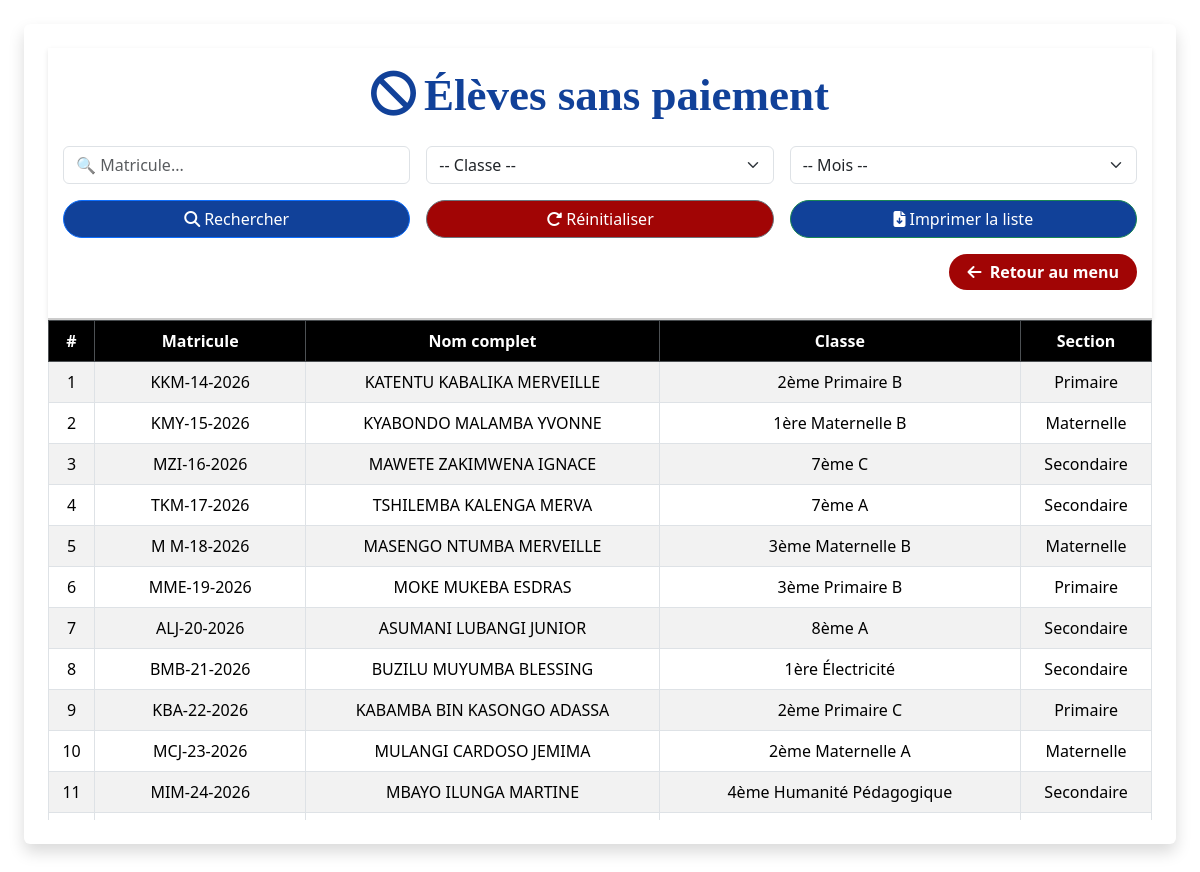
The app's page /eleves_sans_paiement (signed in) with its own data.
### tables this page shows
CREATE TABLE eleves (id INTEGER PRIMARY KEY AUTOINCREMENT, matricule TEXT, nom TEXT NOT NULL, postnom TEXT NOT NULL, prenom TEXT NOT NULL, genre TEXT NOT NULL, section TEXT NOT NULL, classe TEXT NOT NULL, annee_scolaire TEXT NOT NULL, date_inscription TEXT NOT NULL, lieu_naissance TEXT, date_naissance TEXT, ecole_provenance TEXT, classe_precedente TEXT, responsable TEXT NOT NULL, telephone_responsable TEXT NOT NULL, fonction_responsable TEXT, statut_eleve TEXT, frais_inscription TEXT NOT NULL, ram_papier TEXT, frais_bulletin TEXT, deux_savons TEXT, deux_ph TEXT, fournitures TEXT, adresse TEXT);

### app.py (the view)
@app.route('/eleves_sans_paiement', methods=['GET', 'POST'])
@login_required
def eleves_sans_paiement():
    filtre_matricule = ''
    filtre_classe = ''
    filtre_mois = ''
    mois_disponibles = [ "Septembre", "Octobre", "Novembre", "Décembre","Janvier", "Février", "Mars", "Avril"]
    conn = sqlite3.connect('ecole.db')
    conn.row_factory = sqlite3.Row
    cursor = conn.cursor()
    classes = [row['classe'] for row in cursor.execute("SELECT DISTINCT classe FROM eleves").fetchall()]
    if request.method == 'POST':
        filtre_matricule = request.form.get('filtre_matricule', '').strip()
        filtre_classe = request.form.get('filtre_classe', '')
        filtre_mois = request.form.get('filtre_mois', '')
    query = """
        SELECT e.*
        FROM eleves e
        WHERE NOT EXISTS (
            SELECT 1 FROM paiements p
            WHERE p.matricule = e.matricule AND p.mois = ?
        )
    """
    params = [filtre_mois or ""]
    if filtre_matricule:
        query += " AND e.matricule LIKE ?"
        params.append(f"%{filtre_matricule}%")
    if filtre_classe:
        query += " AND e.classe = ?"
        params.append(filtre_classe)
    resultats = cursor.execute(query, params).fetchall()
    conn.close()
    return render_template("eleves_sans_paiement.html",
                           resultats=resultats,
                           filtre_matricule=filtre_matricule,
                           filtre_classe=filtre_classe,
                           filtre_mois=filtre_mois,
                           classes=classes,
                           mois_disponibles=mois_disponibles)

### app.py (called while the page is built)
def login_required(f):
    @wraps(f)
    def decorated_function(*args, **kwargs):
        if not session.get('connecte'):
            flash("Vous devez être connecté pour accéder à cette page.", "warning")
            return redirect(url_for('connexion'))
        return f(*args, **kwargs)
    return decorated_function

### templates/eleves_sans_paiement.html (shortened to what this page needs)
<!DOCTYPE html><html lang="fr">
<head>
    <link href="https://cdn.jsdelivr.net/npm/bootstrap@5.3.2/dist/css/bootstrap.min.css" rel="stylesheet">
    <link href="https://cdnjs.cloudflare.com/ajax/libs/font-awesome/6.4.2/css/all.min.css" rel="stylesheet">
</head>
<body class="bg-light p-4" style="background-color: #fff !important;">
<div class="container bg-white p-4 rounded shadow" style="max-width:1500px;">
    <div class="sticky-form">
        <h2 class="text-center mb-4 text-primary" style="font-weight: bold; font-size: 45px; color: #114199 !important; font-family: serif;">
            <i class="fa-solid fa-ban me-2"></i>Élèves sans paiement
        </h2>
        <form method="POST" class="row g-3 mb-2">
            <div class="col-md-4">
                <input type="text" name="filtre_matricule" class="form-control" placeholder="🔍 Matricule..." value="{{ filtre_matricule }}">
            </div>
            <div class="col-md-4">
                <select name="filtre_classe" class="form-select">
                    <option value="">-- Classe --</option>
                </select>
            </div>
            <div class="col-md-4">
                <select name="filtre_mois" class="form-select">
                    <option value="">-- Mois --</option>
                </select>
            </div>
            <div class="col-md-4">
                <button type="submit" class="btn btn-primary w-100 rounded-pill" style="background-color:#114199;">
                    <i class="fa-solid fa-magnifying-glass me-1"></i>Rechercher
                </button>
            </div>
            <div class="col-md-4">
                <a href="{{ url_for('eleves_sans_paiement') }}" class="btn btn-secondary w-100 rounded-pill" style="background-color:#a10505;">
                    <i class="fa-solid fa-rotate-right me-1"></i>Réinitialiser
                </a>
            </div>
            <div class="col-md-4">
                <a href="{{ url_for('imprimer_pdf') }}?url={{
                    url_for('telecharger_sans_paiement',
                        filtre_matricule=filtre_matricule,
                        filtre_classe=filtre_classe,
                        filtre_mois=filtre_mois
                    ) | urlencode
                }}"
                class="btn btn-success w-100 rounded-pill" target="_blank" style="background-color:#114199;">
                    <i class="fa-solid fa-file-arrow-down me-1"></i>Imprimer la liste
                </a>
             </div>
             <div class="col-md-12 text-end">
                <a href="{{ url_for('gestion_minerval') }}" class="btn btn-dark rounded-pill">
                    <i class="fa-solid fa-arrow-left me-1"></i> Retour au menu
                </a>
            </div>
        </form>
    </div><div class="table-responsive" style="max-height: 500px; overflow-y: auto;">
    <table class="table table-bordered table-striped align-middle">
        <thead class="table-dark text-center">
            <tr>
                <th>#</th>
                <th>Matricule</th>
                <th>Nom complet</th>
                <th>Classe</th>
                <th>Section</th>
            </tr>
        </thead>
        <tbody>
            {% for e in resultats %}
            <tr class="text-center">
                <td>{{ loop.index }}</td>
                <td>{{ e.matricule }}</td>
                <td>{{ e.nom }} {{ e.postnom }} {{ e.prenom }}</td>
                <td>{{ e.classe }}</td>
                <td>{{ e.section }}</td>
            </tr>
            {% else %}
            <tr>
                <td colspan="5" class="text-center text-muted">Aucun élève trouvé.</td>
            </tr>
            {% endfor %}
        </tbody>
    </table>
</div>
</div>
</body>
</html>

### templates/eleves_sans_paiement.html (style rules this page uses)
.table thead th { position: sticky; top: 0; background-color: black; color: white; z-index: 10; }
.sticky-form { position: sticky; top: 0; background-color: white; z-index: 1000; padding: 20px 15px; border-bottom: 2px solid #ccc; box-shadow: 0 2px 5px rgba(0,0,0,0.1); }
.btn-dark { background-color: #a10505; color: white; font-weight: bold; border-radius: 5px; padding: 6px 18px; border: none; text-decoration: none; }

### records on screen
eleves: matricule "KKM-14-2026", nom "KATENTU", postnom "KABALIKA", prenom "MERVEILLE", classe "2ème Primaire B", section "Primaire"
eleves: matricule "KMY-15-2026", nom "KYABONDO", postnom "MALAMBA", prenom "YVONNE", classe "1ère Maternelle B", section "Maternelle"
eleves: matricule "MZI-16-2026", nom "MAWETE", postnom "ZAKIMWENA", prenom "IGNACE", classe "7ème C", section "Secondaire"
eleves: matricule "TKM-17-2026", nom "TSHILEMBA", postnom "KALENGA", prenom "MERVA", classe "7ème A", section "Secondaire"
eleves: matricule "M M-18-2026", nom "MASENGO", postnom "NTUMBA", prenom "MERVEILLE", classe "3ème Maternelle B", section "Maternelle"
eleves: matricule "MME-19-2026", nom "MOKE", postnom "MUKEBA", prenom "ESDRAS", classe "3ème Primaire B", section "Primaire"
eleves: matricule "ALJ-20-2026", nom "ASUMANI", postnom "LUBANGI", prenom "JUNIOR", classe "8ème A", section "Secondaire"
eleves: matricule "BMB-21-2026", nom "BUZILU", postnom "MUYUMBA", prenom "BLESSING", classe "1ère Électricité", section "Secondaire"
eleves: matricule "KBA-22-2026", nom "KABAMBA", postnom "BIN KASONGO", prenom "ADASSA", classe "2ème Primaire C", section "Primaire"
eleves: matricule "MCJ-23-2026", nom "MULANGI", postnom "CARDOSO", prenom "JEMIMA", classe "2ème Maternelle A", section "Maternelle"
eleves: matricule "MIM-24-2026", nom "MBAYO", postnom "ILUNGA", prenom "MARTINE", classe "4ème Humanité Pédagogique", section "Secondaire"
